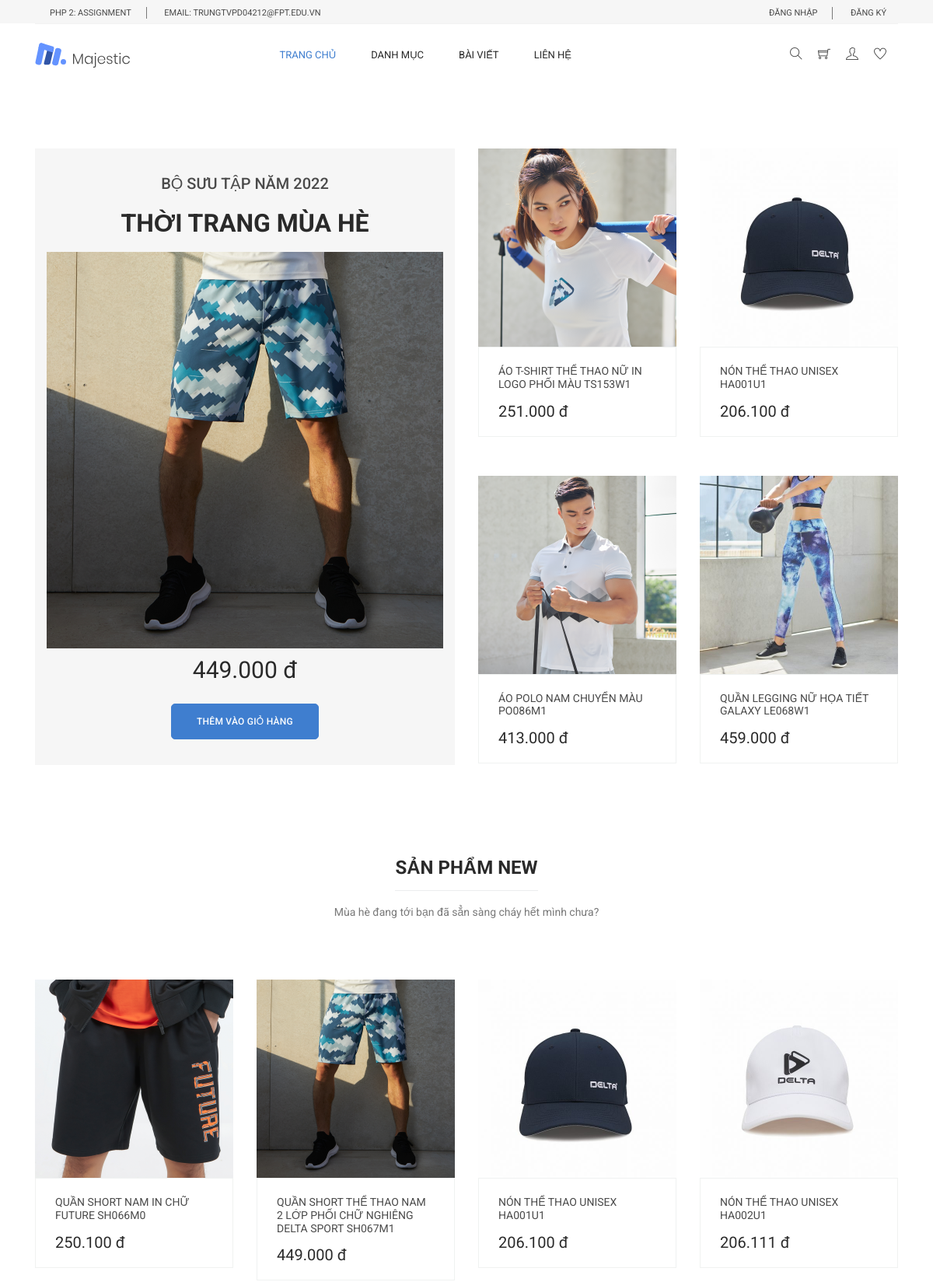
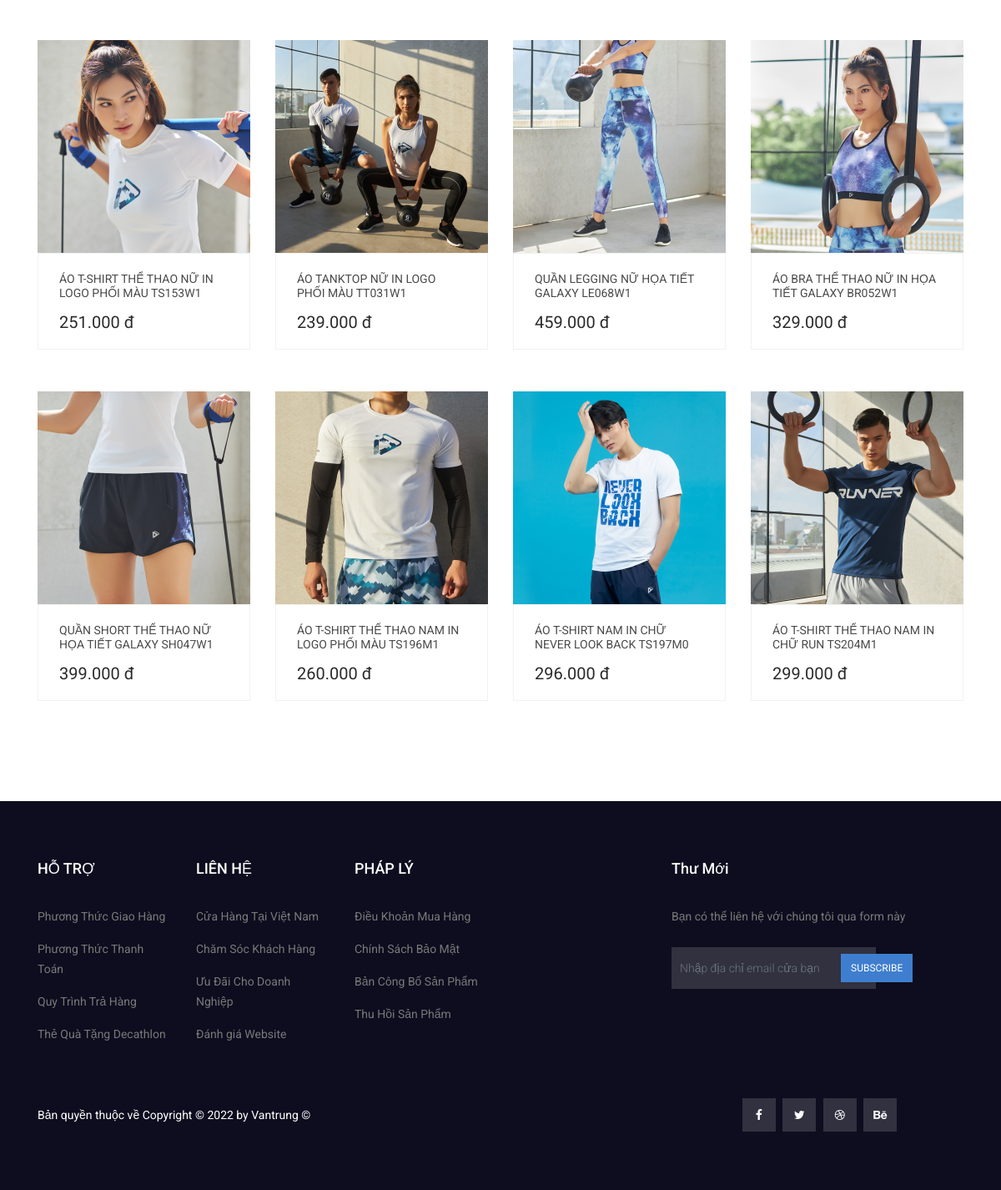
The page / on the database its author committed (2 pictures, top to bottom).
### tables this page shows
CREATE TABLE `products` (
  `id` int(11) NOT NULL,
  `name` varchar(255) NOT NULL,
  `price` text NOT NULL,
  `feature_image_path` varchar(255) DEFAULT NULL,
  `feature_image_name` varchar(255) DEFAULT NULL,
  `content` text NOT NULL,
  `category_id` int(10) NOT NULL,
  `user_id` int(10) NOT NULL DEFAULT '0',
  `view_count` int(10) DEFAULT '0'
);

### app/controllers/Home.php (called while the page is built, shortened)
<?php
class Home extends Controller
{
    protected $province, $data;
    protected $title='Trang Chủ';
    public function index(){
        $this->data['sub_content']['title']= 'Danh sách sản phẩm Hot';
        $this->data['content'] = 'home/index';
        $this->data['page_title']= $this->title;
        $this->data['sub_content']['best_product']= $this->db->table('products')->orderBy('view_count','DESC')->first();
        $this->data['sub_content']['list_product_hot']=$this->db->table('products')->orderBy('view_count','DESC')->limit(4,1)->get();
        $this->data['sub_content']['list_product_all']= $this->db->table('products')->limit(12)->orderBy('id','DESC')->get();
      return  $this->render('layouts/client_layout',$this->data);
    }
}

### app/App.php (called while the page is built, shortened)
<?php
class App{
    private $__controller, $__action, $__params, $__routes, $__db;
    public function __construct()
    {
        global $routes,$config;
        $this->__routes = new Route();
        if(!empty($routes['default_controller'])){
            $this->__controller = $routes['default_controller'];
        }
        $this->__action ='index';
        if(class_exists('DB')){
            $dbObject = new DB();
            $this->__db  = $dbObject->db;
        }
        $this->handleUrl();
    }
    function getUrl(){
        if(!empty($_SERVER['PATH_INFO'])){
            $url =$_SERVER['PATH_INFO'];
        }else{
            $url='/';
        }
        return $url;
    }
    public function handleUrl(){
        $url =$this->getUrl();
        $url = $this->__routes ->handleRoute($url);
        $urlArr = array_filter(explode('/',$url));
        $urlArr = array_values($urlArr);
        $urlCheck = '';
        if(!empty($urlArr[0])){
            $this->__controller =ucfirst($urlArr[0]);
        }else{
            $this->__controller =ucfirst($this->__controller);
        }
        if(empty($urlCheck)){
            $urlCheck = $this->__controller;
        }
        if(file_exists('app/controllers/'.$urlCheck.'.php')){
            if(class_exists($this->__controller)){
                $this->__controller = new $this->__controller();
               if(!empty($this->__db)){
                   $this->__controller->db=$this->__db;
               }
            }else{
                return $this->loadError('404');
            }
            unset($urlArr[0]);
        }else{
          return  $this->loadError('404');
        }
        $this->__params = array_values($urlArr);
        if(method_exists($this->__controller,$this->__action)){
            call_user_func_array([$this->__controller,$this->__action],$this->__params);
        }else{
            return $this->loadError('404');
        }
    }
}

### index.php (called while the page is built, shortened)
<?php
require_once 'bootstrap.php';
$app = new App();

### core/Database.php (called while the page is built, shortened)
<?php
class Database
{
    private $__conn;
    public function __construct()
    {
        global $db_config;
        $this->__conn = Connection::getInstance($db_config);
    }
    public function query($sql)
    {
        try {
            $statement = $this->__conn->prepare($sql);
            $statement->execute();
            return $statement;
        } catch (Exception $exception) {
            $mess = $exception->getMessage();
            $data['message']=$mess;
            App::$app->loadError('database',$data);
            die();
        }
    }
}

### configs/app.php (called while the page is built)
<?php
$config['app'] = [
    'service' => [
        HtmlHelper::class
    ],
    'routeMiddleware' => [
        'san-pham' => AuthMiddleware::class,
        'login_admin'=> AuthMiddleware::class,
        'admin/dashboard'=> AuthMiddleware::class,
        'admin/categories'=> AuthMiddleware::class,
        'admin/login'=> AuthMiddleware::class,
        'admin/products'=>AuthMiddleware::class,
        'admin/users'=>AuthMiddleware::class,
        'client_login'=>AuthClientMiddleware::class,
        'client_cart'=>AuthClientMiddleware::class
    ],
    'globalMiddleware' => [
        ParamsMiddleware::class
    ],
    'boot' => [
        AppserviceProvider::class
    ]
];

### configs/database.php (called while the page is built)
<?php
$config['database'] =[
    'host'=>'localhost',
    'user'=>'root',
    'pass'=>'admin',
    'db'=> 'webbanhang'
];
?>

### configs/session.php (called while the page is built)
<?php
$config['session']= [
  'session_key'=>'unicode_session'
];

### bootstrap.php (called while the page is built, shortened)
<?php
require_once 'core/Session.php';
if (!empty($config)) {
    $db_config = array_filter($config['database']);
    if (!empty($db_config)) {
        require_once 'core/Connection.php';
        require_once 'core/QueryBuilder.php';
        require_once 'core/Database.php';
    }
}
require_once 'app/App.php';

### core/Connection.php (called while the page is built, shortened)
<?php
class Connection
{
    private static $instance = null, $conn= null;
    private function __construct($config)
    {
        try {
            $dsn= 'mysql:dbname='.$config['db'].';host='.$config['host'];
            $options=[
                PDO::ATTR_ERRMODE => PDO::ERRMODE_EXCEPTION,
                PDO::MYSQL_ATTR_INIT_COMMAND => "SET NAMES utf8"
            ];
              $con = new PDO($dsn,$config['user'],$config['pass'],$options);
              self::$conn = $con;
        }catch (Exception $exception){
            $mess = $exception ->getMessage();
            $data['message']=$mess;
            App::$app->loadError('database',$data);
            die();
        }
    }
    public static function getInstance($config){
        if(self::$instance== null){
             self::$instance= self::$conn;
        }
        return self::$instance;
    }
}

### core/QueryBuilder.php (called while the page is built, shortened)
<?php
trait QueryBuilder
{
    public $tableName = '';
    public $where = '';
    public $operator = '';
    public $selectField = '*';
    public $limit = '';
    public $orderBy = '';
    public $innerJoin = '';
    public function table($tableName)
    {
        $this->tableName = $tableName;
        return $this;
    }
    public function where($field, $compare, $value)
    {
        if (empty($this->where)) {
            $this->operator = ' WHERE ';
        } else {
            $this->operator = ' AND ';
        }
        $this->where .= "$this->operator $field $compare '$value'";
        return $this;
    }
    public function limit($number, $offset = 0)
    {
        $this->limit = " LIMIT $offset, $number ";
        return $this;
    }
    public function orderBy($field, $type = "ASC")
    {
        $fieldArr = array_filter(explode(',', $field));
        if (!empty($fieldArr) && count($fieldArr) >= 2) {
            $this->orderBy = "ORDER BY " . implode(', ', $fieldArr);
        } else {
            $this->orderBy = " ORDER BY $field $type ";
        }
        return $this;
    }
    public function get()
    {
        $sqlQuery = "SELECT $this->selectField FROM $this->tableName $this->innerJoin $this->where $this->orderBy $this->limit ";
        $sqlQuery = trim($sqlQuery);
        $query = $this->query($sqlQuery);
        if (!empty($query)) {
            return $query->fetchAll(PDO::FETCH_ASSOC);
        }
        return false;
    }
    public function first()
    {
        $sqlQuery = "SELECT $this->selectField FROM $this->tableName $this->where $this->orderBy $this->limit ";
        $query = $this->query($sqlQuery);
        if (!empty($query)) {
            return $query->fetch(PDO::FETCH_ASSOC);
        }
        return false;
    }
    public function resetQuery()
    {
        $this->tableName = '';
        $this->where = '';
        $this->operator = '';
        $this->selectField = '*';
        $this->limit = '';
        $this->orderBy = '';
        $this->innerJoin = '';
    }
}

### app/views/home/index.php (the view, shortened to what this page needs)
<section class="new_product_area section_gap_top section_gap_bottom_custom">
    <div class="container">
        <div class="row">
            <div class="col-lg-6">
                <?php if(!empty($best_product)){
                    ?>
                <div class="new_product">
                    <div class="title_new">
                        <h5 class="text-uppercase">Bộ sưu tập năm 2022</h5>
                        <h3 class="text-uppercase">Thời Trang Mùa Hè</h3>
                    </div>
                    <div class="product-img">
                        <img class="img-fluid"
                             src="<?php echo _WEB_ROOT.$best_product['feature_image_path'] ?>"
                             alt=""/>
                    </div>
                    <h4><?=number_format($best_product['price'],0,',','.' )?> đ</h4>
                    <a href="<?php echo _WEB_ROOT ?>/product/product_detail/<?=$best_product['id'] ?>" class="main_btn">Thêm Vào Giỏ Hàng</a>
                </div>
                <?php } ?>
            </div>
            <div class="col-lg-6 mt-5 mt-lg-0">
                <div class="row">
                    <?php if(!empty($list_product_hot)){
                        foreach ($list_product_hot as $key => $prodItem){
                        ?>
                    <div class="col-lg-6 col-md-6">
                        <div class="single-product">
                            <div class="product-img">
                                <img class="img-fluid w-100"
                                     src="<?php echo _WEB_ROOT.$prodItem['feature_image_path'] ?>"
                                     alt=""/>
                            </div>
                            <div class="product-btm">
                                <a href="<?php _WEB_ROOT ?>/product/product_detail/<?=$prodItem['id']?>" class="d-block">
                                    <h4><?= $prodItem['name'] ?> </h4>
                                </a>
                                <div class="mt-3">
                                    <span class="mr-4"><?= number_format($prodItem['price'],0,',','.') ?> đ</span>
                                </div>
                            </div>
                        </div>
                    </div>
                    <?php }} ?>
                </div>
            </div>
        </div>
    </div>
</section>
<section class="inspired_product_area section_gap_bottom_custom">
    <div class="container">
        <div class="row justify-content-center">
            <div class="col-lg-12">
                <div class="main_title">
                    <h2><span>Sản Phẩm NEW</span></h2>
                    <p>Mùa hè đang tới bạn đã sẳn sàng cháy hết mình chưa?</p>
                </div>
            </div>
        </div>
        <div class="row">
            <?php
            if(!empty($list_product_all)){
                foreach ($list_product_all as $key => $prodItem){
            ?>
            <div class="col-lg-3 col-md-6">
                <div class="single-product">
                    <div class="product-img">
                        <img class="img-fluid w-100"
                             src="<?php echo _WEB_ROOT.$prodItem['feature_image_path'] ?>"
                             alt=""/>
                    </div>
                    <div class="product-btm">
                        <a href="<?php _WEB_ROOT ?>/product/product_detail/<?=$prodItem['id']?>" class="d-block">
                            <h4><?=$prodItem['name'] ?></h4>
                        </a>
                        <div class="mt-3">
                            <span class="mr-4"><?= number_format($prodItem['price'],0,',','.') ?> đ</span>
                        </div>
                    </div>
                </div>
            </div>
        <?php }
        }
        ?>
        </div>
    </div>
</section>

### rows shown on the page
products: feature_image_path (picture), price "449.000", name "QUẦN SHORT THỂ THAO NAM 2 LỚP PHỐI CHỮ NGHIÊNG DELTA SPORT SH067M1"
products: feature_image_path (picture), name "ÁO T-SHIRT THỂ THAO NỮ IN LOGO PHỐI MÀU TS153W1", price "251.000"
products: feature_image_path (picture), name "NÓN THỂ THAO UNISEX HA001U1", price "206.100"
products: feature_image_path (picture), name "ÁO POLO NAM CHUYỂN MÀU PO086M1", price "413.000"
products: feature_image_path (picture), name "QUẦN LEGGING NỮ HỌA TIẾT GALAXY LE068W1", price "459.000"
products: feature_image_path (picture), name "QUẦN SHORT NAM IN CHỮ FUTURE SH066M0", price "250.100"
products: feature_image_path (picture), name "NÓN THỂ THAO UNISEX HA002U1", price "206.111"
products: feature_image_path (picture), name "ÁO TANKTOP NỮ IN LOGO PHỐI MÀU TT031W1", price "239.000"
products: feature_image_path (picture), name "ÁO BRA THỂ THAO NỮ IN HỌA TIẾT GALAXY BR052W1", price "329.000"
products: feature_image_path (picture), name "QUẦN SHORT THỂ THAO NỮ HỌA TIẾT GALAXY SH047W1", price "399.000"
products: feature_image_path (picture), name "ÁO T-SHIRT THỂ THAO NAM IN LOGO PHỐI MÀU TS196M1", price "260.000"
products: feature_image_path (picture), name "ÁO T-SHIRT NAM IN CHỮ NEVER LOOK BACK TS197M0", price "296.000"
products: feature_image_path (picture), name "ÁO T-SHIRT THỂ THAO NAM IN CHỮ RUN TS204M1", price "299.000"

### other values the page prints
$copyright "Copyright © 2022 by Vantrung"
